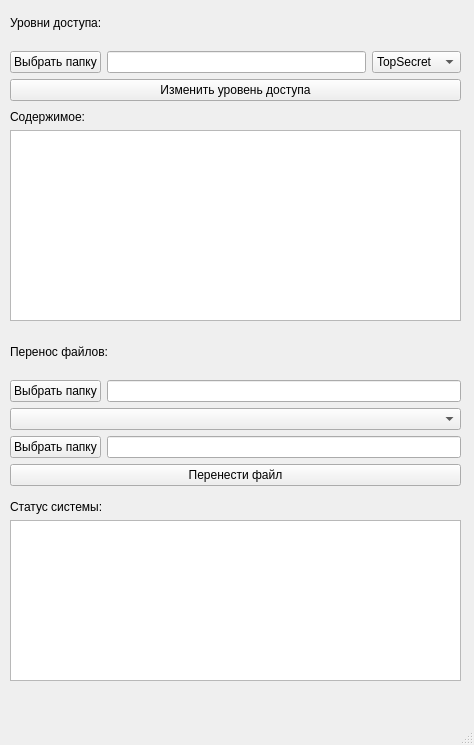
<?xml version="1.0" encoding="UTF-8"?>
<ui version="4.0">
 <class>MainWindow</class>
 <widget class="QMainWindow" name="MainWindow">
  <property name="geometry">
   <rect>
    <x>0</x>
    <y>0</y>
    <width>474</width>
    <height>745</height>
   </rect>
  </property>
  <property name="windowTitle">
   <string>MainWindow</string>
  </property>
  <widget class="QWidget" name="centralwidget">
   <widget class="QWidget" name="">
    <property name="geometry">
     <rect>
      <x>10</x>
      <y>0</y>
      <width>451</width>
      <height>101</height>
     </rect>
    </property>
    <layout class="QVBoxLayout" name="verticalLayout">
     <item>
      <widget class="QLabel" name="label">
       <property name="text">
        <string>Уровни доступа:</string>
       </property>
      </widget>
     </item>
     <item>
      <layout class="QHBoxLayout" name="horizontalLayout">
       <item>
        <widget class="QPushButton" name="btn_select_dir_1">
         <property name="text">
          <string>Выбрать папку</string>
         </property>
        </widget>
       </item>
       <item>
        <widget class="QLineEdit" name="path_dir_1"/>
       </item>
       <item>
        <widget class="QComboBox" name="comboBox_1">
         <item>
          <property name="text">
           <string>TopSecret</string>
          </property>
         </item>
         <item>
          <property name="text">
           <string>Secret</string>
          </property>
         </item>
         <item>
          <property name="text">
           <string>NonSecret</string>
          </property>
         </item>
        </widget>
       </item>
      </layout>
     </item>
     <item>
      <widget class="QPushButton" name="pushButton_2">
       <property name="text">
        <string>Изменить уровень доступа</string>
       </property>
      </widget>
     </item>
    </layout>
   </widget>
   <widget class="QWidget" name="">
    <property name="geometry">
     <rect>
      <x>10</x>
      <y>110</y>
      <width>451</width>
      <height>211</height>
     </rect>
    </property>
    <layout class="QVBoxLayout" name="verticalLayout_2">
     <item>
      <widget class="QLabel" name="label_2">
       <property name="text">
        <string>Содержимое:</string>
       </property>
      </widget>
     </item>
     <item>
      <widget class="QPlainTextEdit" name="plain_init"/>
     </item>
    </layout>
   </widget>
   <widget class="QWidget" name="">
    <property name="geometry">
     <rect>
      <x>10</x>
      <y>330</y>
      <width>451</width>
      <height>156</height>
     </rect>
    </property>
    <layout class="QVBoxLayout" name="verticalLayout_3">
     <item>
      <widget class="QLabel" name="label_3">
       <property name="text">
        <string>Перенос файлов:</string>
       </property>
      </widget>
     </item>
     <item>
      <layout class="QHBoxLayout" name="horizontalLayout_3">
       <item>
        <widget class="QPushButton" name="btn_select_dir_2">
         <property name="text">
          <string>Выбрать папку</string>
         </property>
        </widget>
       </item>
       <item>
        <widget class="QLineEdit" name="path_dir_2"/>
       </item>
      </layout>
     </item>
     <item>
      <widget class="QComboBox" name="comboBox_init_2"/>
     </item>
     <item>
      <layout class="QHBoxLayout" name="horizontalLayout_2">
       <item>
        <widget class="QPushButton" name="btn_select_dir_3">
         <property name="text">
          <string>Выбрать папку</string>
         </property>
        </widget>
       </item>
       <item>
        <widget class="QLineEdit" name="path_dir_3"/>
       </item>
      </layout>
     </item>
     <item>
      <widget class="QPushButton" name="btn_transfer">
       <property name="text">
        <string>Перенести файл</string>
       </property>
      </widget>
     </item>
    </layout>
   </widget>
   <widget class="QWidget" name="">
    <property name="geometry">
     <rect>
      <x>10</x>
      <y>500</y>
      <width>451</width>
      <height>181</height>
     </rect>
    </property>
    <layout class="QVBoxLayout" name="verticalLayout_4">
     <item>
      <widget class="QLabel" name="label_4">
       <property name="text">
        <string>Статус системы:</string>
       </property>
      </widget>
     </item>
     <item>
      <widget class="QPlainTextEdit" name="plain_sys_status"/>
     </item>
    </layout>
   </widget>
  </widget>
  <widget class="QMenuBar" name="menubar">
   <property name="geometry">
    <rect>
     <x>0</x>
     <y>0</y>
     <width>474</width>
     <height>26</height>
    </rect>
   </property>
  </widget>
  <widget class="QStatusBar" name="statusbar"/>
 </widget>
 <resources/>
 <connections/>
</ui>
